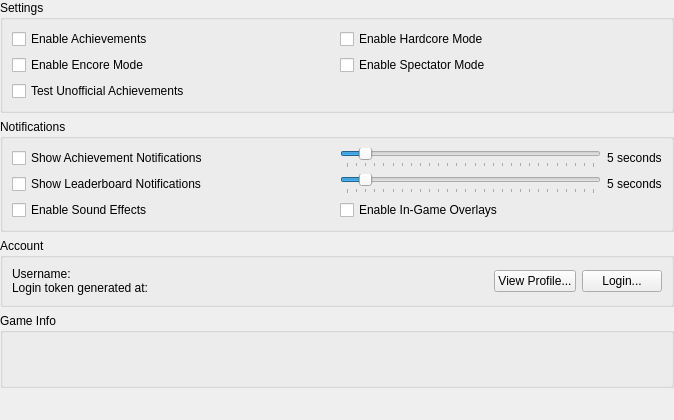
<?xml version="1.0" encoding="UTF-8"?>
<ui version="4.0">
 <class>AchievementSettingsWidget</class>
 <widget class="QWidget" name="AchievementSettingsWidget">
  <property name="geometry">
   <rect>
    <x>0</x>
    <y>0</y>
    <width>674</width>
    <height>420</height>
   </rect>
  </property>
  <layout class="QVBoxLayout" name="verticalLayout">
   <property name="leftMargin">
    <number>0</number>
   </property>
   <property name="topMargin">
    <number>0</number>
   </property>
   <property name="rightMargin">
    <number>0</number>
   </property>
   <property name="bottomMargin">
    <number>0</number>
   </property>
   <item>
    <widget class="QGroupBox" name="groupBox">
     <property name="title">
      <string>Settings</string>
     </property>
     <layout class="QGridLayout" name="gridLayout">
      <item row="1" column="1">
       <widget class="QCheckBox" name="spectatorMode">
        <property name="text">
         <string>Enable Spectator Mode</string>
        </property>
       </widget>
      </item>
      <item row="0" column="0">
       <widget class="QCheckBox" name="enable">
        <property name="text">
         <string>Enable Achievements</string>
        </property>
       </widget>
      </item>
      <item row="2" column="0">
       <widget class="QCheckBox" name="unofficialAchievements">
        <property name="text">
         <string>Test Unofficial Achievements</string>
        </property>
       </widget>
      </item>
      <item row="1" column="0">
       <widget class="QCheckBox" name="encoreMode">
        <property name="text">
         <string>Enable Encore Mode</string>
        </property>
       </widget>
      </item>
      <item row="0" column="1">
       <widget class="QCheckBox" name="hardcoreMode">
        <property name="text">
         <string>Enable Hardcore Mode</string>
        </property>
       </widget>
      </item>
     </layout>
    </widget>
   </item>
   <item>
    <widget class="QGroupBox" name="notificationBox">
     <property name="title">
      <string>Notifications</string>
     </property>
     <layout class="QGridLayout" name="gridLayout_2" columnstretch="1,1">
      <item row="0" column="1">
       <layout class="QHBoxLayout" name="horizontalLayout_3" stretch="1,0">
        <item>
         <widget class="QSlider" name="achievementNotificationsDuration">
          <property name="minimum">
           <number>3</number>
          </property>
          <property name="maximum">
           <number>30</number>
          </property>
          <property name="pageStep">
           <number>1</number>
          </property>
          <property name="value">
           <number>5</number>
          </property>
          <property name="orientation">
           <enum>Qt::Horizontal</enum>
          </property>
          <property name="invertedAppearance">
           <bool>false</bool>
          </property>
          <property name="tickPosition">
           <enum>QSlider::TicksBelow</enum>
          </property>
          <property name="tickInterval">
           <number>1</number>
          </property>
         </widget>
        </item>
        <item>
         <widget class="QLabel" name="achievementNotificationsDurationLabel">
          <property name="text">
           <string>5 seconds</string>
          </property>
         </widget>
        </item>
       </layout>
      </item>
      <item row="0" column="0">
       <widget class="QCheckBox" name="achievementNotifications">
        <property name="text">
         <string>Show Achievement Notifications</string>
        </property>
       </widget>
      </item>
      <item row="1" column="1">
       <layout class="QHBoxLayout" name="horizontalLayout_2" stretch="1,0">
        <item>
         <widget class="QSlider" name="leaderboardNotificationsDuration">
          <property name="minimum">
           <number>3</number>
          </property>
          <property name="maximum">
           <number>30</number>
          </property>
          <property name="pageStep">
           <number>1</number>
          </property>
          <property name="value">
           <number>5</number>
          </property>
          <property name="orientation">
           <enum>Qt::Horizontal</enum>
          </property>
          <property name="invertedAppearance">
           <bool>false</bool>
          </property>
          <property name="tickPosition">
           <enum>QSlider::TicksBelow</enum>
          </property>
          <property name="tickInterval">
           <number>1</number>
          </property>
         </widget>
        </item>
        <item>
         <widget class="QLabel" name="leaderboardNotificationsDurationLabel">
          <property name="text">
           <string>5 seconds</string>
          </property>
         </widget>
        </item>
       </layout>
      </item>
      <item row="1" column="0">
       <widget class="QCheckBox" name="leaderboardNotifications">
        <property name="text">
         <string>Show Leaderboard Notifications</string>
        </property>
       </widget>
      </item>
      <item row="2" column="0">
       <widget class="QCheckBox" name="soundEffects">
        <property name="text">
         <string>Enable Sound Effects</string>
        </property>
       </widget>
      </item>
      <item row="2" column="1">
       <widget class="QCheckBox" name="overlays">
        <property name="text">
         <string>Enable In-Game Overlays</string>
        </property>
       </widget>
      </item>
     </layout>
    </widget>
   </item>
   <item>
    <widget class="QGroupBox" name="loginBox">
     <property name="title">
      <string>Account</string>
     </property>
     <layout class="QHBoxLayout" name="horizontalLayout" stretch="1,0">
      <item>
       <widget class="QLabel" name="loginStatus">
        <property name="text">
         <string>Username:
Login token generated at:</string>
        </property>
        <property name="alignment">
         <set>Qt::AlignLeading|Qt::AlignLeft|Qt::AlignTop</set>
        </property>
       </widget>
      </item>
      <item>
       <layout class="QHBoxLayout" name="horizontalLayout_4">
        <item>
         <widget class="QPushButton" name="viewProfile">
          <property name="text">
           <string>View Profile...</string>
          </property>
         </widget>
        </item>
        <item>
         <widget class="QPushButton" name="loginButton">
          <property name="text">
           <string>Login...</string>
          </property>
         </widget>
        </item>
       </layout>
      </item>
     </layout>
    </widget>
   </item>
   <item>
    <widget class="QGroupBox" name="gameInfoBox">
     <property name="minimumSize">
      <size>
       <width>0</width>
       <height>75</height>
      </size>
     </property>
     <property name="title">
      <string>Game Info</string>
     </property>
     <layout class="QGridLayout" name="gridLayout_3">
      <item row="0" column="0">
       <widget class="QLabel" name="gameInfo">
        <property name="alignment">
         <set>Qt::AlignLeading|Qt::AlignLeft|Qt::AlignTop</set>
        </property>
       </widget>
      </item>
     </layout>
    </widget>
   </item>
   <item>
    <spacer name="verticalSpacer">
     <property name="orientation">
      <enum>Qt::Vertical</enum>
     </property>
     <property name="sizeHint" stdset="0">
      <size>
       <width>20</width>
       <height>40</height>
      </size>
     </property>
    </spacer>
   </item>
  </layout>
 </widget>
 <resources>
  <include location="resources/resources.qrc"/>
 </resources>
 <connections/>
</ui>
